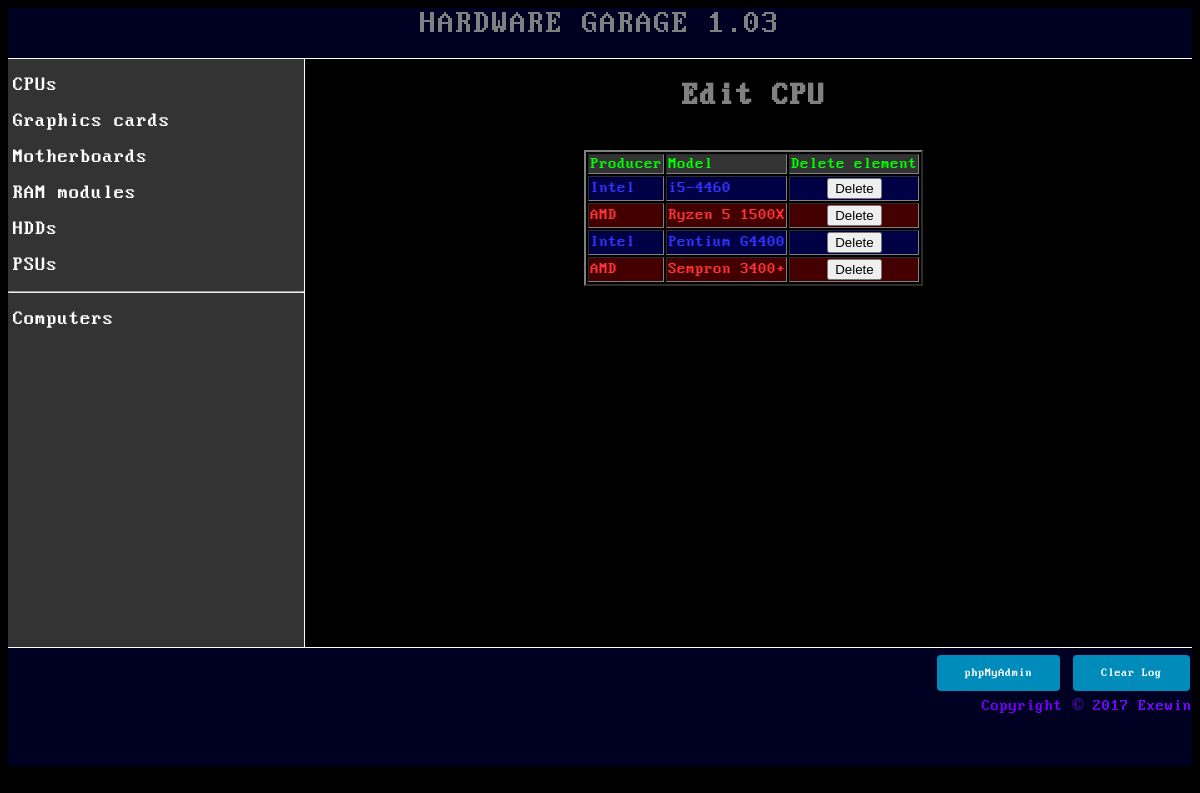
Screenshot of /cpu_edit.php with the database file from the repository.
### tables this page shows
CREATE TABLE `cpu` (
  `id` int(11) NOT NULL,
  `producent` varchar(30) NOT NULL,
  `model` varchar(30) NOT NULL,
  `rdzenie` tinyint(4) NOT NULL,
  `watki` tinyint(4) NOT NULL,
  `taktowanie` smallint(6) NOT NULL,
  `gniazdo` varchar(30) NOT NULL,
  `architektura` varchar(15) NOT NULL,
  `img` text
);

### cpu_edit.php (the view, shortened to what this page needs)
<html>
<head>
</head>
<body>
<?php
include 'title.php';
include 'menu.php';
$con=mysqli_connect('localhost','root','','hardware');
?>
<div class="edit">
<center><h1><a href="cpu.php">Edit CPU</a></h1>
<br/>
<table border=2px>
<thead><tr><td>Producer</td><td>Model</td><td>Delete element</td></tr></thead>
<?php
if($con)
{
	$query = mysqli_query($con,"SELECT * FROM cpu");
	while($row = mysqli_fetch_row($query))
	{
		echo "<form method='POST'><input style='display:none' type='text' name='id' value='$row[0]'/>";
		if($row[1]=="Intel"){echo "<tr style='background-color:#004; color:#33f';> ";} else {echo "<tr style='background-color:#400; color:#f33';>";}
		echo "<td>$row[1]</td><td>$row[2]</td>";
		echo "<td><center><form method='POST'><button type='submit' name='delete' value='$row[0]'>Delete</button></form></center></td></tr>";
	}
}
else
	echo 'Database error.';
?>
</table>
</center>
</div>
<?php
include 'footer.php';
?>
</body>
</html>

### style/style.css (style rules this page uses)
body { background-color:#000; color:#70f; font-family:BiosFont; }
a { text-decoration:none; color:gray; }
.show, .dane, .edit, .home { float:right; width:74%; height:75%; overflow-y:scroll; }
thead { color:#0f0; background-color:#333; }

### rows the page displays
cpu: producent "Intel", model "i5-4460", $row[0] 8 (drawn)
cpu: producent "AMD", model "Ryzen 5 1500X", $row[0] 9 (drawn)
cpu: producent "Intel", model "Pentium G4400", $row[0] 10 (drawn)
cpu: producent "AMD", model "Sempron 3400+", $row[0] 12 (drawn)
